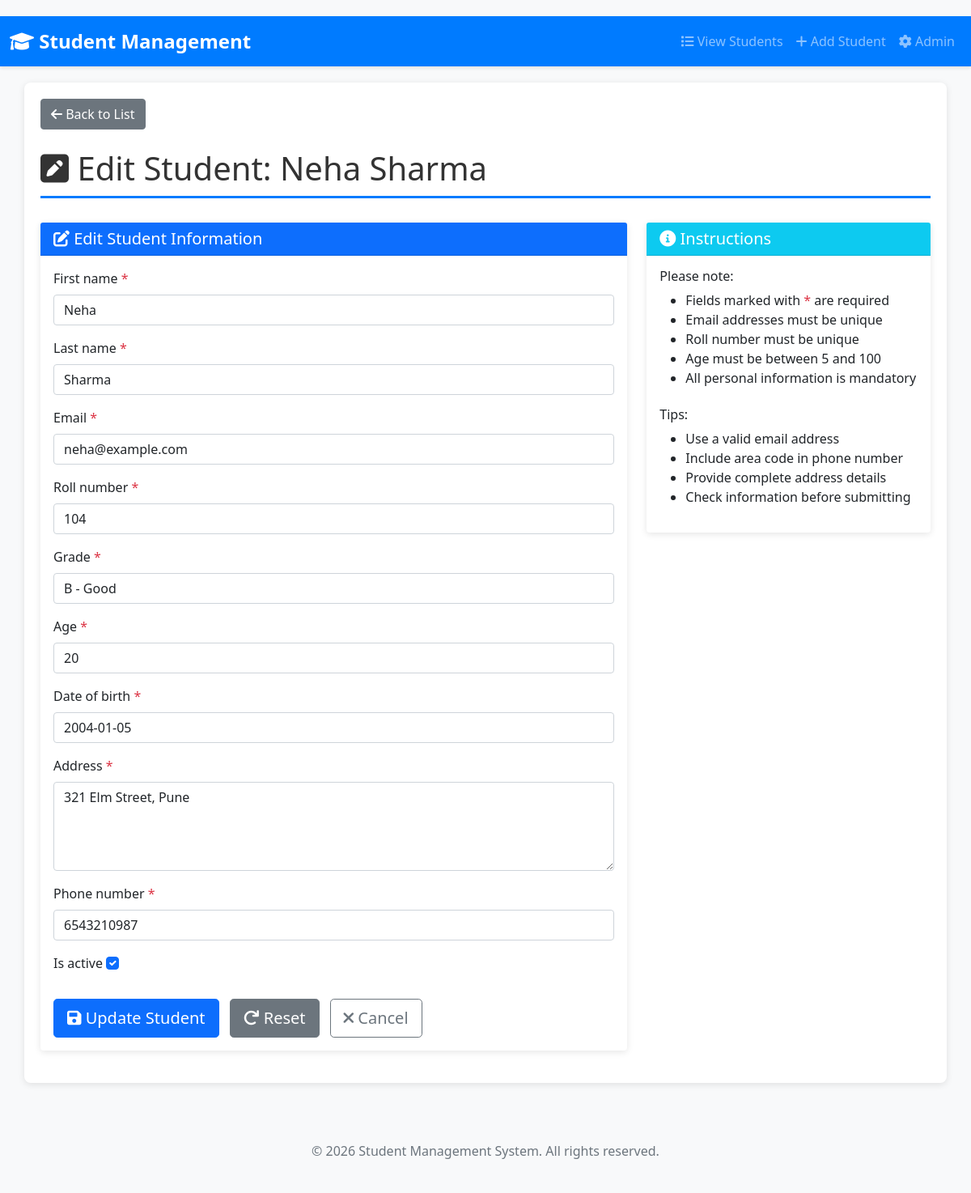
/student/4/edit/, run on the app's committed database.
### student_app/models.py (models this page shows, shortened)
class Student(models.Model):
    first_name = models.CharField(max_length=100, null=False, blank=False)
    last_name = models.CharField(max_length=100, null=False, blank=False)
    email = models.EmailField(unique=True, null=False, blank=False)
    roll_number = models.IntegerField(unique=True, null=False, blank=False)
    GRADE_CHOICES = [
        ('A', 'A - Excellent'),
        ('B', 'B - Good'),
        ('C', 'C - Average'),
        ('D', 'D - Below Average'),
        ('F', 'F - Fail'),
    ]
    grade = models.CharField(max_length=1, choices=GRADE_CHOICES, null=False, blank=False)
    age = models.IntegerField(null=False, blank=False)
    date_of_registration = models.DateField(auto_now_add=True)
    date_of_birth = models.DateField(null=False, blank=False)
    address = models.TextField(null=False, blank=False)
    phone_number = models.CharField(max_length=15, null=False, blank=False)
    is_active = models.BooleanField(default=True)
    updated_at = models.DateTimeField(auto_now=True)
    class Meta:
        verbose_name = 'Student'
        verbose_name_plural = 'Students'
        ordering = ['-date_of_registration']

### student_app/views.py (the view)
# urls.py: path('student/<int:pk>/edit/', views.StudentUpdateView.as_view(), name='student_update'),
def student_update(request, pk):
    student = get_object_or_404(Student, pk=pk)
    if request.method == 'POST':
        form = StudentForm(request.POST, instance=student)
        if form.is_valid():
            student = form.save()
            messages.success(
                request,
                f'Student {student.first_name} {student.last_name} updated successfully!'
            )
            return redirect('student_detail', pk=student.pk)
    else:
        form = StudentForm(instance=student)
    context = {
        'form': form,
        'student': student,
        'title': f'Edit {student.first_name} {student.last_name}',
    }
    return render(request, 'student_app/student_form.html', context)

### student_app/templates/student_app/student_form.html (shortened to what this page needs)
{% extends 'student_app/base.html' %}
{% block content %}
    <div class="mb-4">
        <a href="{% url 'student_list' %}" class="btn btn-secondary">
            <i class="fas fa-arrow-left"></i> Back to List
        </a>
    </div>
    <h1>
        <i class="fas fa-pen-square"></i>
        {% if form.instance.pk %}
            Edit Student: {{ form.instance.first_name }} {{ form.instance.last_name }}
        {% else %}
            Create New Student
        {% endif %}
    </h1>
    <div class="row">
        <div class="col-md-8">
            <div class="card">
                <div class="card-header bg-primary text-white">
                    <h5 class="mb-0">
                        {% if form.instance.pk %}
                            <i class="fas fa-edit"></i> Edit Student Information
                        {% else %}
                            <i class="fas fa-user-plus"></i> Student Registration
                        {% endif %}
                    </h5>
                </div>
                <div class="card-body">
                    <form method="POST" enctype="multipart/form-data">
                        {% for field in form %}
                            {% if field.widget.input_type != 'hidden' %}
                                <div class="mb-3">
                                    <label for="{{ field.id_for_label }}" class="form-label">
                                        {{ field.label }}
                                        {% if field.field.required %}
                                            <span class="text-danger">*</span>
                                        {% endif %}
                                    </label>
                                    {{ field }}
                                </div>
                            {% endif %}
                        {% endfor %}
                        <div class="d-grid gap-2 d-md-flex justify-content-md-start mt-4">
                            <button type="submit" class="btn btn-primary btn-lg">
                                {% if form.instance.pk %}
                                    <i class="fas fa-save"></i> Update Student
                                {% else %}
                                    <i class="fas fa-plus"></i> Create Student
                                {% endif %}
                            </button>
                            <button type="reset" class="btn btn-secondary btn-lg">
                                <i class="fas fa-redo"></i> Reset
                            </button>
                            <a href="{% url 'student_list' %}" class="btn btn-outline-secondary btn-lg">
                                <i class="fas fa-times"></i> Cancel
                            </a>
                        </div>
                    </form>
                </div>
            </div>
        </div>
        <div class="col-md-4">
            <div class="card">
                <div class="card-header bg-info text-white">
                    <h5 class="mb-0">
                        <i class="fas fa-info-circle"></i> Instructions
                    </h5>
                </div>
                <div class="card-body">
                    <h6>Please note:</h6>
                    <ul>
                        <li>Fields marked with <span class="text-danger">*</span> are required</li>
                        <li>Email addresses must be unique</li>
                        <li>Roll number must be unique</li>
                        <li>Age must be between 5 and 100</li>
                        <li>All personal information is mandatory</li>
                    </ul>
                    <h6 class="mt-4">Tips:</h6>
                    <ul>
                        <li>Use a valid email address</li>
                        <li>Include area code in phone number</li>
                        <li>Provide complete address details</li>
                        <li>Check information before submitting</li>
                    </ul>
                </div>
            </div>
        </div>
    </div>
{% endblock %}

### student_app/templates/student_app/base.html (style rules this page uses)
body { padding-top: 20px; background-color: #f8f9fa; }
h1 { color: #333; margin-bottom: 30px; border-bottom: 3px solid #007bff; padding-bottom: 10px; }
.card { border: none; box-shadow: 0 2px 8px rgba(0,0,0,0.1); margin-bottom: 20px; }
.btn { margin-right: 5px; }

### data on the page
Student: instance.first_name "Neha", instance.last_name "Sharma", form "Neha" "Sharma" "neha@example.com" "104" "B - Good" "20" "2004-01-05" "321 Elm Street, Pune" "6543210987" "☑"

### other printed values
{{ field.label }} "First name" "Last name" "Email" "Roll number" "Grade" "Age" "Date of birth" "Address" "Phone number" "Is active"
